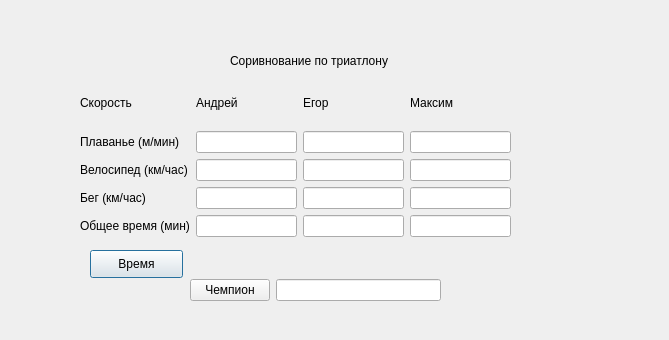
<?xml version="1.0" encoding="UTF-8"?>
<ui version="4.0">
 <class>Dialog</class>
 <widget class="QDialog" name="Dialog">
  <property name="geometry">
   <rect>
    <x>0</x>
    <y>0</y>
    <width>669</width>
    <height>340</height>
   </rect>
  </property>
  <property name="windowTitle">
   <string>Dialog</string>
  </property>
  <widget class="QLabel" name="label">
   <property name="geometry">
    <rect>
     <x>230</x>
     <y>50</y>
     <width>181</width>
     <height>21</height>
    </rect>
   </property>
   <property name="text">
    <string>Соривнование по триатлону</string>
   </property>
  </widget>
  <widget class="QLabel" name="label_3">
   <property name="geometry">
    <rect>
     <x>280</x>
     <y>170</y>
     <width>55</width>
     <height>16</height>
    </rect>
   </property>
   <property name="text">
    <string/>
   </property>
  </widget>
  <widget class="QWidget" name="gridLayoutWidget">
   <property name="geometry">
    <rect>
     <x>80</x>
     <y>80</y>
     <width>431</width>
     <height>157</height>
    </rect>
   </property>
   <layout class="QGridLayout" name="gridLayout">
    <item row="0" column="3">
     <widget class="QLabel" name="label_6">
      <property name="text">
       <string>Максим</string>
      </property>
     </widget>
    </item>
    <item row="0" column="1">
     <widget class="QLabel" name="label_4">
      <property name="text">
       <string>Андрей</string>
      </property>
     </widget>
    </item>
    <item row="3" column="2">
     <widget class="QLineEdit" name="lineEdit_5"/>
    </item>
    <item row="4" column="3">
     <widget class="QLineEdit" name="lineEdit_9"/>
    </item>
    <item row="5" column="0">
     <widget class="QLabel" name="label_10">
      <property name="text">
       <string>Общее время (мин)</string>
      </property>
     </widget>
    </item>
    <item row="5" column="3">
     <widget class="QLineEdit" name="lineEdit_12"/>
    </item>
    <item row="2" column="0">
     <widget class="QLabel" name="label_7">
      <property name="text">
       <string>Плаванье (м/мин)</string>
      </property>
     </widget>
    </item>
    <item row="4" column="0">
     <widget class="QLabel" name="label_9">
      <property name="text">
       <string>Бег (км/час)</string>
      </property>
     </widget>
    </item>
    <item row="2" column="3">
     <widget class="QLineEdit" name="lineEdit_3"/>
    </item>
    <item row="2" column="2">
     <widget class="QLineEdit" name="lineEdit_2"/>
    </item>
    <item row="3" column="0">
     <widget class="QLabel" name="label_8">
      <property name="text">
       <string>Велосипед (км/час)</string>
      </property>
     </widget>
    </item>
    <item row="5" column="1">
     <widget class="QLineEdit" name="lineEdit_10"/>
    </item>
    <item row="3" column="3">
     <widget class="QLineEdit" name="lineEdit_6"/>
    </item>
    <item row="0" column="0">
     <widget class="QLabel" name="label_2">
      <property name="text">
       <string>Скорость</string>
      </property>
     </widget>
    </item>
    <item row="3" column="1">
     <widget class="QLineEdit" name="lineEdit_4"/>
    </item>
    <item row="4" column="1">
     <widget class="QLineEdit" name="lineEdit_7"/>
    </item>
    <item row="2" column="1">
     <widget class="QLineEdit" name="lineEdit"/>
    </item>
    <item row="4" column="2">
     <widget class="QLineEdit" name="lineEdit_8"/>
    </item>
    <item row="5" column="2">
     <widget class="QLineEdit" name="lineEdit_11"/>
    </item>
    <item row="0" column="2">
     <widget class="QLabel" name="label_5">
      <property name="text">
       <string>Егор</string>
      </property>
     </widget>
    </item>
   </layout>
  </widget>
  <widget class="QPushButton" name="pushButton">
   <property name="geometry">
    <rect>
     <x>90</x>
     <y>250</y>
     <width>93</width>
     <height>28</height>
    </rect>
   </property>
   <property name="text">
    <string>Время</string>
   </property>
  </widget>
  <widget class="QWidget" name="gridLayoutWidget_2">
   <property name="geometry">
    <rect>
     <x>190</x>
     <y>260</y>
     <width>251</width>
     <height>61</height>
    </rect>
   </property>
   <layout class="QGridLayout" name="gridLayout_2">
    <item row="0" column="0">
     <widget class="QPushButton" name="pushButton_2">
      <property name="text">
       <string>Чемпион</string>
      </property>
     </widget>
    </item>
    <item row="0" column="1">
     <widget class="QLineEdit" name="lineEdit_13"/>
    </item>
   </layout>
  </widget>
 </widget>
 <resources/>
 <connections/>
</ui>
